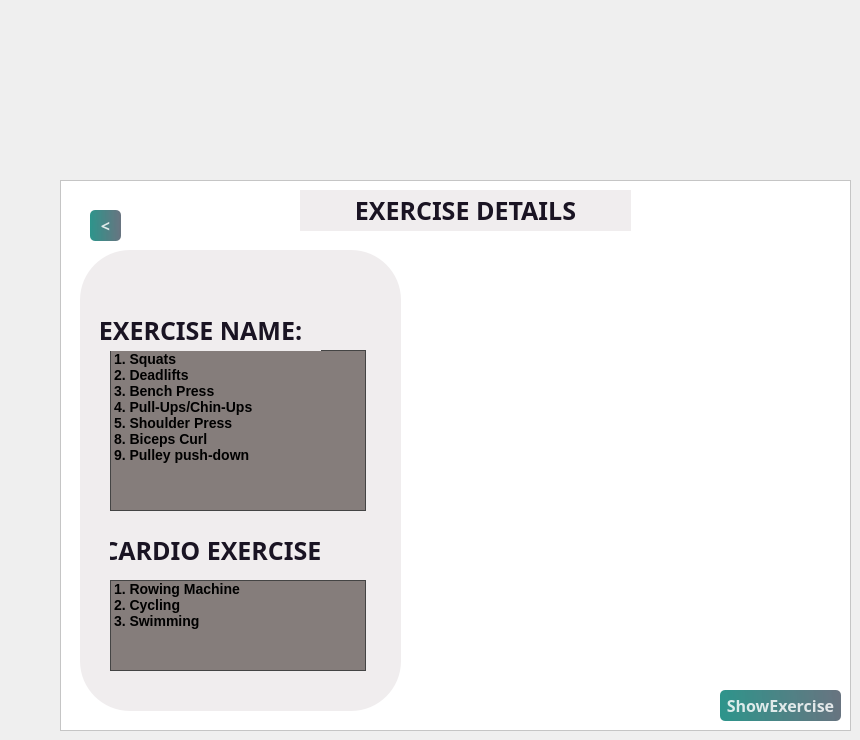
    <widget class="QWidget" name="Ectomorphexercise">
     <widget class="QFrame" name="frame_30">
      <property name="geometry">
       <rect>
        <x>60</x>
        <y>180</y>
        <width>791</width>
        <height>551</height>
       </rect>
      </property>
      <property name="styleSheet">
       <string notr="true">color: rgb(255, 253, 248);
background-color: rgb(255, 255, 255);</string>
      </property>
      <property name="frameShape">
       <enum>QFrame::Shape::StyledPanel</enum>
      </property>
      <property name="frameShadow">
       <enum>QFrame::Shadow::Raised</enum>
      </property>
      <widget class="QListWidget" name="exerciselist">
       <property name="geometry">
        <rect>
         <x>50</x>
         <y>170</y>
         <width>256</width>
         <height>161</height>
        </rect>
       </property>
       <property name="styleSheet">
        <string notr="true">    background-color: #857d7b ;  /* Dark background color */
    color: #ffffff;             /* White text color */
    border: 1px solid #444444;  /* Solid border color */
    font-size: 14px;            /* Font size for readability */
    font-weight: bold;          /* Bold text for clarity */</string>
       </property>
       <item>
        <property name="text">
         <string>1. Squats</string>
        </property>
        <property name="toolTip">
         <string/>
        </property>
        <property name="statusTip">
         <string/>
        </property>
        <property name="whatsThis">
         <string/>
        </property>
        <property name="font">
         <font>
          <bold>true</bold>
         </font>
        </property>
        <property name="background">
         <brush brushstyle="NoBrush">
          <color alpha="255">
           <red>0</red>
           <green>0</green>
           <blue>0</blue>
          </color>
         </brush>
        </property>
        <property name="foreground">
         <brush brushstyle="SolidPattern">
          <color alpha="255">
           <red>0</red>
           <green>0</green>
           <blue>0</blue>
          </color>
         </brush>
        </property>
       </item>
       <item>
        <property name="text">
         <string>2. Deadlifts</string>
        </property>
        <property name="font">
         <font>
          <bold>true</bold>
         </font>
        </property>
        <property name="foreground">
         <brush brushstyle="SolidPattern">
          <color alpha="255">
           <red>0</red>
           <green>0</green>
           <blue>0</blue>
          </color>
         </brush>
        </property>
       </item>
       <item>
        <property name="text">
         <string>3. Bench Press</string>
        </property>
        <property name="font">
         <font>
          <bold>true</bold>
         </font>
        </property>
        <property name="foreground">
         <brush brushstyle="SolidPattern">
          <color alpha="255">
           <red>0</red>
           <green>0</green>
           <blue>0</blue>
          </color>
         </brush>
        </property>
       </item>
       <item>
        <property name="text">
         <string>4. Pull-Ups/Chin-Ups</string>
        </property>
        <property name="font">
         <font>
          <bold>true</bold>
         </font>
        </property>
        <property name="foreground">
         <brush brushstyle="SolidPattern">
          <color alpha="255">
           <red>0</red>
           <green>0</green>
           <blue>0</blue>
          </color>
         </brush>
        </property>
       </item>
       <item>
        <property name="text">
         <string>5. Shoulder Press</string>
        </property>
        <property name="font">
         <font>
          <bold>true</bold>
         </font>
        </property>
        <property name="foreground">
         <brush brushstyle="SolidPattern">
          <color alpha="255">
           <red>0</red>
           <green>0</green>
           <blue>0</blue>
          </color>
         </brush>
        </property>
       </item>
       <item>
        <property name="text">
         <string>8. Biceps Curl</string>
        </property>
        <property name="font">
         <font>
          <bold>true</bold>
         </font>
        </property>
        <property name="foreground">
         <brush brushstyle="SolidPattern">
          <color alpha="255">
           <red>0</red>
           <green>0</green>
           <blue>0</blue>
          </color>
         </brush>
        </property>
       </item>
       <item>
        <property name="text">
         <string>9. Pulley push-down</string>
        </property>
        <property name="font">
         <font>
          <bold>true</bold>
         </font>
        </property>
        <property name="foreground">
         <brush brushstyle="SolidPattern">
          <color alpha="255">
           <red>0</red>
           <green>0</green>
           <blue>0</blue>
          </color>
         </brush>
        </property>
       </item>
      </widget>
      <widget class="QLabel" name="label_70">
       <property name="geometry">
        <rect>
         <x>20</x>
         <y>70</y>
         <width>321</width>
         <height>461</height>
        </rect>
       </property>
       <property name="styleSheet">
        <string notr="true">
background-color: #F0EDEE;
border-radius:50px;</string>
       </property>
       <property name="text">
        <string/>
       </property>
      </widget>
      <widget class="QLabel" name="label_72">
       <property name="geometry">
        <rect>
         <x>240</x>
         <y>10</y>
         <width>331</width>
         <height>41</height>
        </rect>
       </property>
       <property name="font">
        <font>
         <family>Sitka Banner</family>
         <pointsize>19</pointsize>
         <bold>true</bold>
        </font>
       </property>
       <property name="styleSheet">
        <string notr="true">
border-radius:150px;
color: #1A1423;

background-color: #F0EDEE;
</string>
       </property>
       <property name="text">
        <string>EXERCISE DETAILS</string>
       </property>
       <property name="alignment">
        <set>Qt::AlignmentFlag::AlignCenter</set>
       </property>
      </widget>
      <widget class="QPushButton" name="showexercise">
       <property name="geometry">
        <rect>
         <x>660</x>
         <y>510</y>
         <width>121</width>
         <height>31</height>
        </rect>
       </property>
       <property name="font">
        <font>
         <family>Sitka Banner</family>
         <pointsize>12</pointsize>
         <bold>true</bold>
        </font>
       </property>
       <property name="styleSheet">
        <string notr="true">

QPushButton#showexercise{
        background-color: qlineargradient(spread:pad, x1:0, y1:0.505682, x2:1, y2:0.477, stop:0 rgba(11, 131, 120, 219), stop:1 rgba(85, 98, 112, 226));
        color:rgba(255, 255, 255, 210);
        border-radius:5px;
}

QPushButton#showexercise:hover{
        background-color: qlineargradient(spread:pad, x1:0, y1:0.505682, x2:1, y2:0.477, stop:0 rgba(150, 123, 111, 219), stop:1 rgba(85, 81, 84, 226));
}

QPushButton#showexercise:pressed{
        padding-left:5px;
        padding-top:5px;
        background-color:rgba(150, 123, 111, 255);
}
</string>
       </property>
       <property name="text">
        <string>ShowExercise</string>
       </property>
      </widget>
      <widget class="QListWidget" name="exerciselist_2">
       <property name="geometry">
        <rect>
         <x>50</x>
         <y>400</y>
         <width>256</width>
         <height>91</height>
        </rect>
       </property>
       <property name="styleSheet">
        <string notr="true">    background-color: #857d7b ;
    color: #ffffff;
    border: 1px solid #444444;
    font-size: 14px;
    font-weight: bold;   </string>
       </property>
       <item>
        <property name="text">
         <string>1. Rowing Machine</string>
        </property>
        <property name="toolTip">
         <string/>
        </property>
        <property name="font">
         <font>
          <bold>true</bold>
         </font>
        </property>
        <property name="foreground">
         <brush brushstyle="SolidPattern">
          <color alpha="255">
           <red>0</red>
           <green>0</green>
           <blue>0</blue>
          </color>
         </brush>
        </property>
       </item>
       <item>
        <property name="text">
         <string>2. Cycling</string>
        </property>
        <property name="font">
         <font>
          <bold>true</bold>
         </font>
        </property>
        <property name="foreground">
         <brush brushstyle="SolidPattern">
          <color alpha="255">
           <red>0</red>
           <green>0</green>
           <blue>0</blue>
          </color>
         </brush>
        </property>
       </item>
       <item>
        <property name="text">
         <string>3. Swimming</string>
        </property>
        <property name="font">
         <font>
          <bold>true</bold>
         </font>
        </property>
        <property name="foreground">
         <brush brushstyle="SolidPattern">
          <color alpha="255">
           <red>0</red>
           <green>0</green>
           <blue>0</blue>
          </color>
         </brush>
        </property>
       </item>
      </widget>
      <widget class="QLabel" name="label_73">
       <property name="geometry">
        <rect>
         <x>20</x>
         <y>130</y>
         <width>241</width>
         <height>41</height>
        </rect>
       </property>
       <property name="font">
        <font>
         <family>Sitka Banner</family>
         <pointsize>19</pointsize>
         <bold>true</bold>
        </font>
       </property>
       <property name="styleSheet">
        <string notr="true">
border-radius:150px;
color: #1A1423;

background-color: #F0EDEE;
</string>
       </property>
       <property name="text">
        <string>EXERCISE NAME:</string>
       </property>
       <property name="alignment">
        <set>Qt::AlignmentFlag::AlignCenter</set>
       </property>
      </widget>
      <widget class="QLabel" name="label_74">
       <property name="geometry">
        <rect>
         <x>50</x>
         <y>350</y>
         <width>211</width>
         <height>41</height>
        </rect>
       </property>
       <property name="font">
        <font>
         <family>Sitka Banner</family>
         <pointsize>19</pointsize>
         <bold>true</bold>
        </font>
       </property>
       <property name="styleSheet">
        <string notr="true">
border-radius:100px;
color: #1A1423;

background-color: #F0EDEE;
</string>
       </property>
       <property name="text">
        <string>CARDIO EXERCISE:</string>
       </property>
       <property name="alignment">
        <set>Qt::AlignmentFlag::AlignCenter</set>
       </property>
      </widget>
      <widget class="QPushButton" name="back5">
       <property name="geometry">
        <rect>
         <x>30</x>
         <y>30</y>
         <width>31</width>
         <height>31</height>
        </rect>
       </property>
       <property name="font">
        <font>
         <family>Sitka Banner</family>
         <pointsize>12</pointsize>
         <bold>true</bold>
        </font>
       </property>
       <property name="styleSheet">
        <string notr="true">

QPushButton#back5{
        background-color: qlineargradient(spread:pad, x1:0, y1:0.505682, x2:1, y2:0.477, stop:0 rgba(11, 131, 120, 219), stop:1 rgba(85, 98, 112, 226));
        color:rgba(255, 255, 255, 210);
        border-radius:5px;
}

QPushButton#back5:hover{
        background-color: qlineargradient(spread:pad, x1:0, y1:0.505682, x2:1, y2:0.477, stop:0 rgba(150, 123, 111, 219), stop:1 rgba(85, 81, 84, 226));
}

QPushButton#back5:pressed{
        padding-left:5px;
        padding-top:5px;
        background-color:rgba(150, 123, 111, 255);
}
</string>
       </property>
       <property name="text">
        <string>&lt;</string>
       </property>
      </widget>
      <widget class="QLabel" name="label_75">
       <property name="geometry">
        <rect>
         <x>410</x>
         <y>70</y>
         <width>321</width>
         <height>431</height>
        </rect>
       </property>
       <property name="styleSheet">
        <string notr="true">border-image: url(:/images/exerciseworkout.jpg);
border-radius:50px;</string>
       </property>
       <property name="text">
        <string/>
       </property>
       <property name="scaledContents">
        <bool>true</bool>
       </property>
      </widget>
      <zorder>label_70</zorder>
      <zorder>exerciselist</zorder>
      <zorder>label_72</zorder>
      <zorder>showexercise</zorder>
      <zorder>exerciselist_2</zorder>
      <zorder>label_73</zorder>
      <zorder>label_74</zorder>
      <zorder>back5</zorder>
      <zorder>label_75</zorder>
     </widget>
    </widget>
